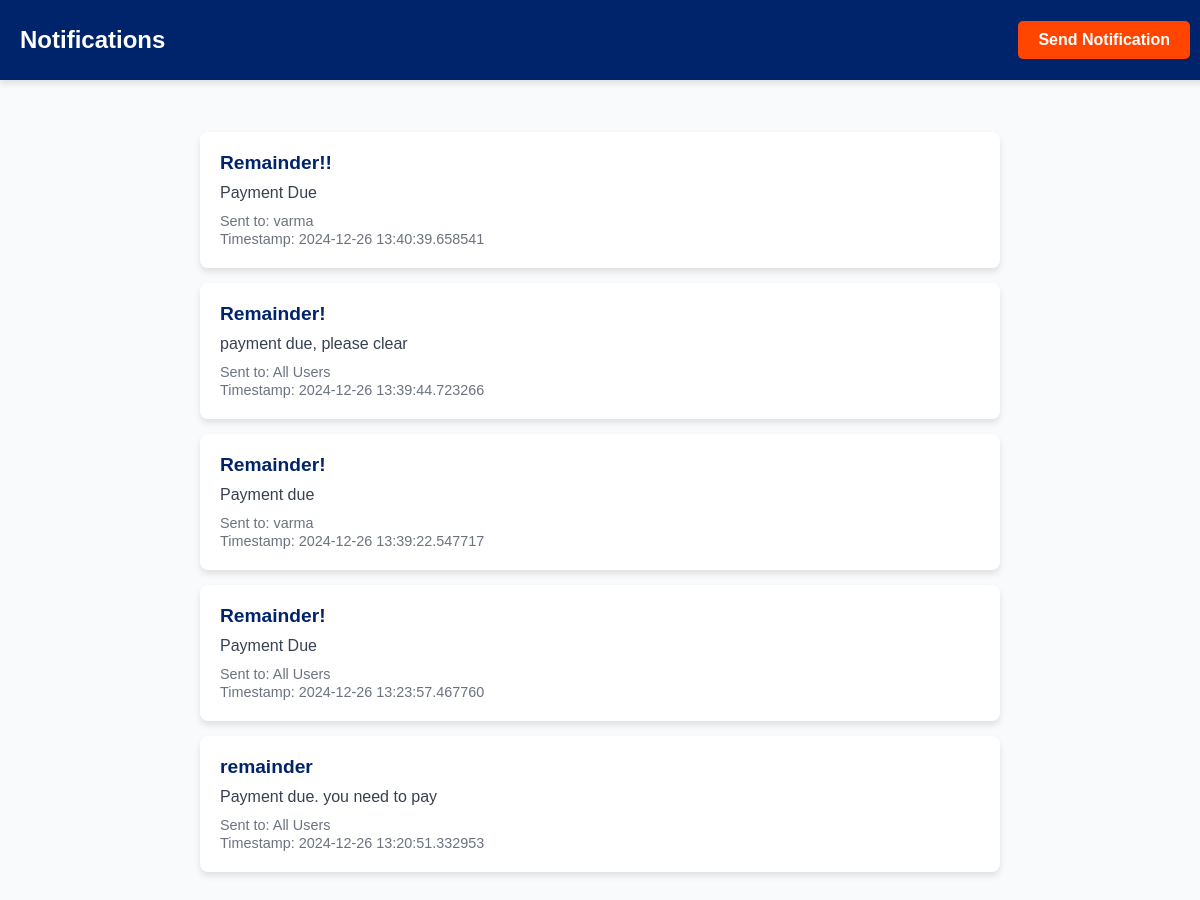
/notifications (signed in), run on the app's committed database.
### models.py (models this page shows)
class Notification(db.Model):
    id = db.Column(db.Integer, primary_key=True)
    title = db.Column(db.String(100), nullable=False)
    message = db.Column(db.Text, nullable=False)
    recipient = db.Column(db.String(50))
    timestamp = db.Column(db.DateTime, default=datetime.utcnow)

### app.py (the view)
@app.route('/notifications', methods=['GET'])
def notificationsPanel():
    if not is_logged_in() or session.get("role") != "ADMIN":
        return redirect(url_for('login'))
    notifications = Notification.query.order_by(Notification.timestamp.desc()).all()
    return render_template('notifications.html', notifications=notifications)

### app.py (called while the page is built)
def is_logged_in():
    return 'user' in session

### templates/notifications.html (shortened to what this page needs)
<!DOCTYPE html>
<html lang="en">
<head>
</head>
<body>
    <nav>
        <h2>Notifications</h2>
        <a href="/create-notification" target="_self">Send Notification</a>
    </nav>
    <div class="container">
        <ul>
            {% for notification in notifications %}
            <li>
                <strong>{{ notification.title }}</strong>
                <p class="message">{{ notification.message }}</p>
                <small>Sent to: {{ notification.recipient if notification.recipient else 'All Users' }}</small><br>
                <small>Timestamp: {{ notification.timestamp }}</small>
            </li>
            {% endfor %}
        </ul>
    </div>
</body>
</html>

### templates/notifications.html (style rules this page uses)
body { font-family: Arial, sans-serif; margin: 0; padding: 0; background-color: #F9FAFB; }
nav { position: fixed; top: 0; left: 0; width: 100%; height: 10vh; background-color: #00246B; color: white; display: flex; align-items: center; justify-content: space-between; padding: 0 20px; box-shadow: 0 4px 6px rgba(0, 0, 0, 0.1); z-index: 1000; }
nav h2 { font-size: 1.5rem; font-weight: bold; }
nav a { text-decoration: none; color: white; font-weight: bold; padding: 10px 20px; background-color: #FF4500; border-radius: 5px; transition: background-color 0.3s ease-in-out; margin: 30px; }
.container { margin-top: 12vh; padding: 20px; max-width: 800px; margin-left: auto; margin-right: auto; }
ul { list-style: none; padding: 0; }
li { background-color: white; padding: 20px; margin-bottom: 15px; border-radius: 8px; box-shadow: 0 4px 6px rgba(0, 0, 0, 0.1); transition: transform 0.2s ease-in-out, box-shadow 0.2s ease-in-out; }
li strong { font-size: 1.2rem; color: #00246B; }
li small { color: #6B7280; font-size: 0.9rem; }
.message { margin: 10px 0; color: #374151; }

### data on the page
Notification: title "Remainder!!", message "Payment Due", recipient "varma", timestamp "2024-12-26 13:40:39.658541"
Notification: title "Remainder!", message "payment due, please clear", recipient "All Users", timestamp "2024-12-26 13:39:44.723266"
Notification: title "Remainder!", message "Payment due", recipient "varma", timestamp "2024-12-26 13:39:22.547717"
Notification: title "Remainder!", message "Payment Due", recipient "All Users", timestamp "2024-12-26 13:23:57.467760"
Notification: title "remainder", message "Payment due. you need to pay", recipient "All Users", timestamp "2024-12-26 13:20:51.332953"
